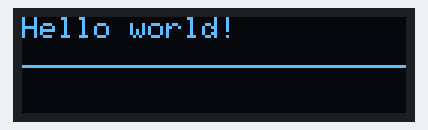
A program run on a simulated Seeed XIAO (SAMD21). Parts: 128×32 one-colour display. What the program prints to the serial monitor is not drawn.

Above: at 2.1 s.

The program:

main.cpp
```cpp
#include <Arduino.h>
#include <Wire.h>
#include <SPI.h>
#include <Adafruit_GFX.h>
#include <Adafruit_SSD1306.h>

#define SCREEN_WIDTH 128 // OLED display width, in pixels
#define SCREEN_HEIGHT 32 // OLED display height, in pixels
#define OLED_RESET    -1 // Reset pin # (or -1 if sharing Arduino reset pin)

Adafruit_SSD1306 display(SCREEN_WIDTH, SCREEN_HEIGHT, &Wire, OLED_RESET);

void setup(){
  Serial.begin(115200); // Initialize serial communication for debugging
  delay(2000); // Give some time for the serial monitor to open

  Wire.begin(4, 5); // Initialize I2C with SDA on pin 4 and SCL on pin 5

  if(!display.begin(SSD1306_SWITCHCAPVCC, 0x3C)) { // Address 0x3C for 128x64
    Serial.println(F("SSD1306 allocation failed"));
    for(;;); // Don't proceed, loop forever
  }
  display.clearDisplay();

  display.drawLine(0, 16, 128, 16, WHITE);

  // Show "Hello world!" on the display.
  display.setTextSize(1);
  display.setTextColor(WHITE);
  display.setCursor(0, 0);
  display.println("Hello world!");
  display.display();
}

void loop(){
  Serial.println("Hello XIAO!");
  delay(2000);
}
```
